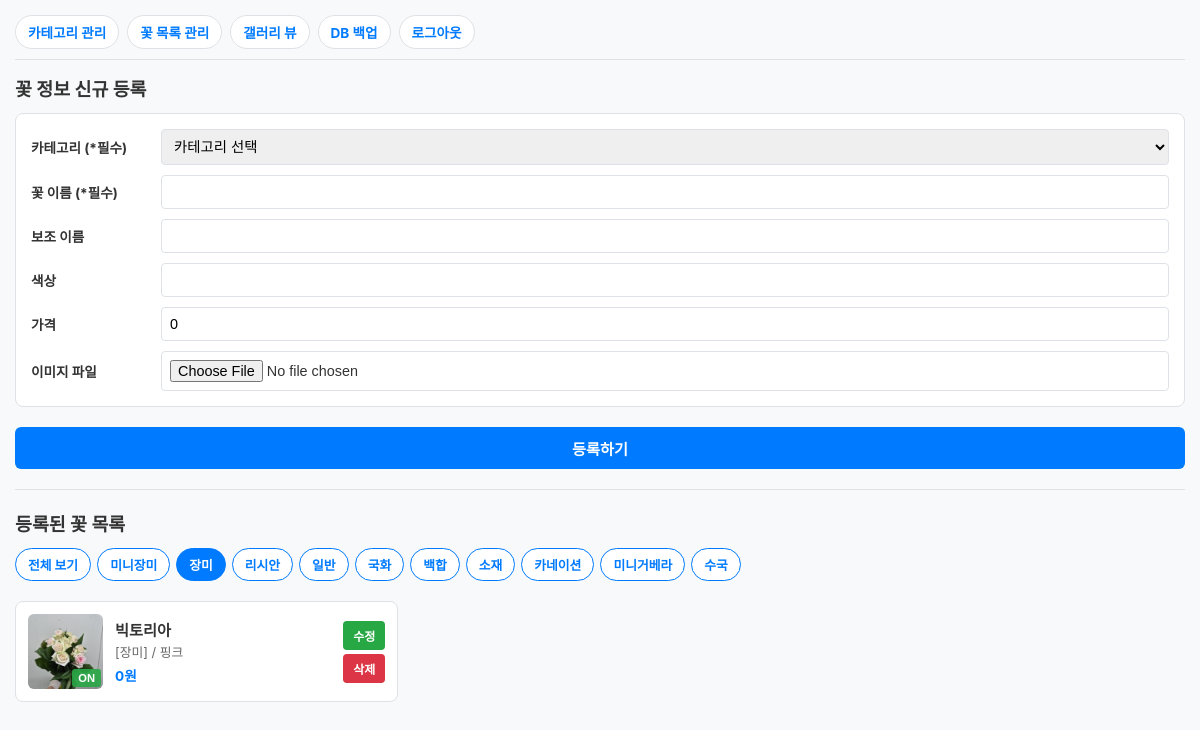
The app's page /admin/flower?category_id=3 (signed in) with its own data.
### models.py (models this page shows)
class Category(Base):
    __tablename__ = "category"
    idx = Column(Integer, primary_key=True, autoincrement=True, index=True)
    name = Column(String, nullable=False)
    order_no = Column(Integer, default=0, index=True)  # 순서 정렬용 컬럼
    flowers = relationship("FlowerList", back_populates="category_rel")

class FlowerList(Base):
    __tablename__ = "flower_list"
    idx = Column(Integer, primary_key=True, autoincrement=True, index=True)
    update_date = Column(DateTime, server_default=func.now(), onupdate=func.now())
    category = Column(Integer, ForeignKey("category.idx", ondelete="SET NULL"), nullable=True)
    name = Column(String, nullable=False)
    name2 = Column(String, nullable=True)
    color = Column(String, nullable=True)
    price = Column(Integer, default=0)
    img_path = Column(String, nullable=True)
    view = Column(Integer, default=1)
    category_rel = relationship("Category", back_populates="flowers")

### main.py (the view)
@app.get("/admin/flower", response_class=HTMLResponse)
def flower_page(
    request: Request,
    category_id: int = None,
    db: Session = Depends(get_db)
):
    if not request.session.get("is_admin"):
        return RedirectResponse(url="/admin/login", status_code=303)
    categories = db.query(models.Category).order_by(models.Category.order_no.asc(), models.Category.idx.asc()).all()
    query = db.query(models.FlowerList)
    if category_id:
        query = query.filter(models.FlowerList.category == category_id)
    flowers = query.order_by(models.FlowerList.name.asc()).all()
    return templates.TemplateResponse(
        request=request,
        name="admin/flower_list.html",
        context={
            "categories": categories,
            "flowers": flowers,
            "selected_category": category_id
        }
    )

### templates/admin/flower_list.html (shortened to what this page needs)
<!DOCTYPE html>
<html lang="ko">
<head>
</head>
<body>
    <nav>
        <a href="/admin/category">카테고리 관리</a>
        <a href="/admin/flower">꽃 목록 관리</a>
        <a href="/admin/gallery-view">갤러리 뷰</a>
        <a href="/admin/db-backup">DB 백업</a>
        <a href="/admin/logout">로그아웃</a>
    </nav>
    <h2>꽃 정보 신규 등록</h2>
    <form action="/admin/flower" method="post" enctype="multipart/form-data">
        <div class="form-grid">
            <label>카테고리 (*필수)</label>
            <select name="category_idx" required>
                <option value="">카테고리 선택</option>
            </select>
            <label>꽃 이름 (*필수)</label>
            <input type="text" name="name" required>
            <label>보조 이름</label>
            <input type="text" name="name2">
            <label>색상</label>
            <input type="text" name="color">
            <label>가격</label>
            <input type="number" name="price" value="0">
            <label>이미지 파일</label>
            <input type="file" name="file" accept="image/*">
        </div>
        <button type="submit" class="btn-submit">등록하기</button>
    </form>
    <hr style="margin: 20px 0; border: none; border-top: 1px solid var(--border-color);">
    <h2>등록된 꽃 목록</h2>
    <div class="filter-bar">
        <a href="/admin/flower" class="filter-btn {% if not selected_category %}active{% endif %}">전체 보기</a>
        {% for cat in categories %}
        <a href="/admin/flower?category_id={{ cat.idx }}" class="filter-btn {% if selected_category == cat.idx %}active{% endif %}">
            {{ cat.name }}
        </a>
        {% endfor %}
    </div>
    <div class="flower-cards-grid">
        {% for flower in flowers %}
        <div class="flower-item-card">
            <div class="img-container">
                {% if flower.img_path %}
                <img src="/{{ flower.img_path }}" alt="{{ flower.name }}">
                {% else %}
                <div class="no-img-box">준비중</div>
                {% endif %}
                {% set current_url = '/admin/flower?category_id=' ~ selected_category if selected_category else '/admin/flower' %}
                <form action="/admin/flower/toggle-view/{{ flower.idx }}?redirect_to={{ current_url }}" method="post" class="toggle-overlay">
                    {% if flower.view == 1 %}
                    <button type="submit" class="btn-view-on">ON</button>
                    {% else %}
                    <button type="submit" class="btn-view-off">OFF</button>
                    {% endif %}
                </form>
            </div>
            <div class="item-info">
                <div class="item-title">{{ flower.name }}</div>
                <div class="item-sub">
                    [{{ flower.category_rel.name if flower.category_rel else '-' }}]
                    {% if flower.color %}/ {{ flower.color }}{% endif %}
                </div>
                <div class="item-price">{{ "{:,}".format(flower.price) }}원</div>
            </div>
            <div class="item-actions">
                <button class="btn-edit" onclick="openEditModal(
                    '{{ flower.idx }}',
                    '{{ flower.category or '' }}',
                    '{{ flower.name }}',
                    '{{ flower.name2 or '' }}',
                    '{{ flower.color or '' }}',
                    '{{ flower.price }}'
                )">수정</button>
                <form action="/admin/flower/delete/{{ flower.idx }}?redirect_to={{ current_url }}" method="post" style="margin:0;" onsubmit="return confirm('정말 삭제하시겠습니까?');">
                    <button type="submit" class="btn-delete">삭제</button>
                </form>
            </div>
        </div>
        {% endfor %}
    </div>
</body>
</html>

### templates/admin/flower_list.html (style rules this page uses)
:root { --primary-color: #007bff; --success-color: #28a745; --danger-color: #dc3545; --bg-color: #f8f9fa; --border-color: #dee2e6; }
* { box-sizing: border-box; margin: 0; padding: 0; }
body { font-family: -apple-system, BlinkMacSystemFont, "Segoe UI", Roboto, sans-serif; background-color: var(--bg-color); padding: 15px; color: #333; }
nav { display: flex; gap: 8px; overflow-x: auto; white-space: nowrap; padding-bottom: 10px; margin-bottom: 15px; border-bottom: 1px solid var(--border-color); -webkit-overflow-scrolling: touch; }
nav a { text-decoration: none; color: var(--primary-color); font-weight: bold; padding: 6px 12px; background: white; border-radius: 20px; border: 1px solid var(--border-color); font-size: 0.85rem; }
h2 { font-size: 1.15rem; margin-bottom: 12px; font-weight: 700; }
.form-grid { display: grid; grid-template-columns: 1fr; gap: 10px; background: white; padding: 15px; border-radius: 8px; border: 1px solid var(--border-color); margin-bottom: 20px; }
@media (min-width: 600px) { .form-grid { grid-template-columns: 120px 1fr; align-items: center; } }
.form-grid label { font-weight: bold; font-size: 0.85rem; }
.form-grid input, .form-grid select { width: 100%; padding: 8px; border: 1px solid var(--border-color); border-radius: 4px; font-size: 0.9rem; }
.btn-submit { width: 100%; padding: 10px; background-color: var(--primary-color); color: white; border: none; border-radius: 6px; font-weight: bold; cursor: pointer; font-size: 0.95rem; }
.filter-bar { display: flex; gap: 6px; overflow-x: auto; white-space: nowrap; margin-bottom: 15px; padding-bottom: 5px; }
.filter-btn { padding: 6px 12px; border: 1px solid var(--primary-color); background-color: white; color: var(--primary-color); border-radius: 20px; text-decoration: none; font-size: 0.8rem; font-weight: bold; }
.filter-btn.active { background-color: var(--primary-color); color: white; }
.flower-cards-grid { display: grid; grid-template-columns: 1fr; gap: 10px; }
@media (min-width: 600px) { .flower-cards-grid { grid-template-columns: repeat(2, 1fr); } }
@media (min-width: 900px) { .flower-cards-grid { grid-template-columns: repeat(3, 1fr); } }
.flower-item-card { background: white; border: 1px solid var(--border-color); border-radius: 8px; padding: 12px; display: flex; gap: 12px; align-items: center; position: relative; }
.img-container { position: relative; width: 75px; height: 75px; flex-shrink: 0; border-radius: 6px; overflow: hidden; background-color: #eee; }
.img-container img { width: 100%; height: 100%; object-fit: cover; }
.toggle-overlay { position: absolute; bottom: 2px; right: 2px; }
.btn-view-on { background-color: rgba(40, 167, 69, 0.9); color: white; border: none; padding: 3px 6px; border-radius: 3px; font-size: 0.7rem; font-weight: bold; cursor: pointer; }
.item-info { flex: 1; min-width: 0; }
.item-title { font-size: 0.95rem; font-weight: bold; margin-bottom: 2px; overflow: hidden; text-overflow: ellipsis; white-space: nowrap; }
.item-sub { font-size: 0.8rem; color: #666; margin-bottom: 4px; }
.item-price { font-size: 0.85rem; font-weight: bold; color: var(--primary-color); }
.item-actions { display: flex; flex-direction: column; gap: 4px; flex-shrink: 0; }
.btn-edit { background-color: var(--success-color); color: white; border: none; padding: 6px 10px; border-radius: 4px; font-size: 0.75rem; font-weight: bold; cursor: pointer; }
.btn-delete { background-color: var(--danger-color); color: white; border: none; padding: 6px 10px; border-radius: 4px; font-size: 0.75rem; font-weight: bold; cursor: pointer; }

### records on screen
Category: name "미니장미"
Category: name "장미"
Category: name "리시안"
Category: name "일반"
Category: name "국화"
Category: name "백합"
Category: name "소재"
Category: name "카네이션"
Category: name "미니거베라"
Category: name "수국"
FlowerList: img_path (picture), view "ON", name "빅토리아", category_rel "장미", color "핑크", price "0"
